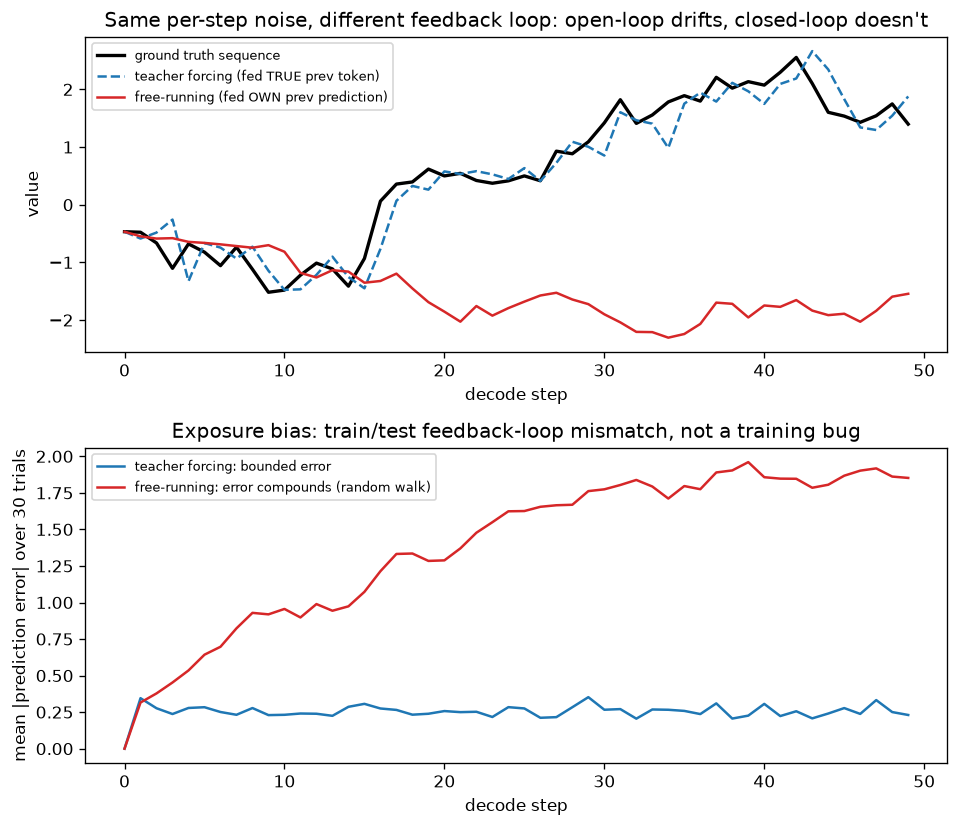

This chart was generated by the following Python code:
"""
Day 51 — Seq2seq Encoder-Decoder
Shows "exposure bias": training with teacher forcing (decoder always sees the
TRUE previous token) vs inference (decoder must feed back its OWN previous
prediction) are different feedback loops -- closed-loop (error-corrected every
step) vs open-loop (errors compound) in control-theory terms. Same per-step
noise, wildly different accumulated error over a decode sequence.
"""
import numpy as np
import matplotlib.pyplot as plt

np.random.seed(50)

T = 50
n_trials = 30
per_step_noise_std = 0.15

fig, axes = plt.subplots(2, 1, figsize=(8, 7))

# true reference sequence the decoder is trying to reproduce
true_seq = np.cumsum(np.random.randn(T) * 0.3)

# --- Top: example trajectories, teacher forcing vs free-running ---
ax = axes[0]
ax.plot(true_seq, color="black", linewidth=2, label="ground truth sequence")

# teacher forcing: prediction at t is always true_seq[t-1] + noise (error never compounds)
tf_pred = np.zeros(T)
tf_pred[0] = true_seq[0]
for t in range(1, T):
    tf_pred[t] = true_seq[t - 1] + np.random.randn() * per_step_noise_std
ax.plot(tf_pred, color="#1f77b4", linestyle="--", label="teacher forcing (fed TRUE prev token)")

# free-running: prediction at t is based on the model's OWN previous prediction
fr_pred = np.zeros(T)
fr_pred[0] = true_seq[0]
for t in range(1, T):
    fr_pred[t] = fr_pred[t - 1] + np.random.randn() * per_step_noise_std
ax.plot(fr_pred, color="#d62728", label="free-running (fed OWN prev prediction)")

ax.set_xlabel("decode step")
ax.set_ylabel("value")
ax.set_title("Same per-step noise, different feedback loop: open-loop drifts, closed-loop doesn't")
ax.legend(fontsize=8)

# --- Bottom: accumulated |error| averaged over many trials ---
ax2 = axes[1]
tf_errors = np.zeros((n_trials, T))
fr_errors = np.zeros((n_trials, T))

for trial in range(n_trials):
    true_t = np.cumsum(np.random.randn(T) * 0.3)

    tf = np.zeros(T)
    tf[0] = true_t[0]
    for t in range(1, T):
        tf[t] = true_t[t - 1] + np.random.randn() * per_step_noise_std
    tf_errors[trial] = np.abs(tf - true_t)

    fr = np.zeros(T)
    fr[0] = true_t[0]
    for t in range(1, T):
        fr[t] = fr[t - 1] + np.random.randn() * per_step_noise_std
    fr_errors[trial] = np.abs(fr - true_t)

ax2.plot(tf_errors.mean(axis=0), color="#1f77b4", label="teacher forcing: bounded error")
ax2.plot(fr_errors.mean(axis=0), color="#d62728", label="free-running: error compounds (random walk)")
ax2.set_xlabel("decode step")
ax2.set_ylabel("mean |prediction error| over 30 trials")
ax2.set_title("Exposure bias: train/test feedback-loop mismatch, not a training bug")
ax2.legend(fontsize=8)

plt.tight_layout()
plt.savefig("graph_DAY_51.png", dpi=120, bbox_inches="tight")
